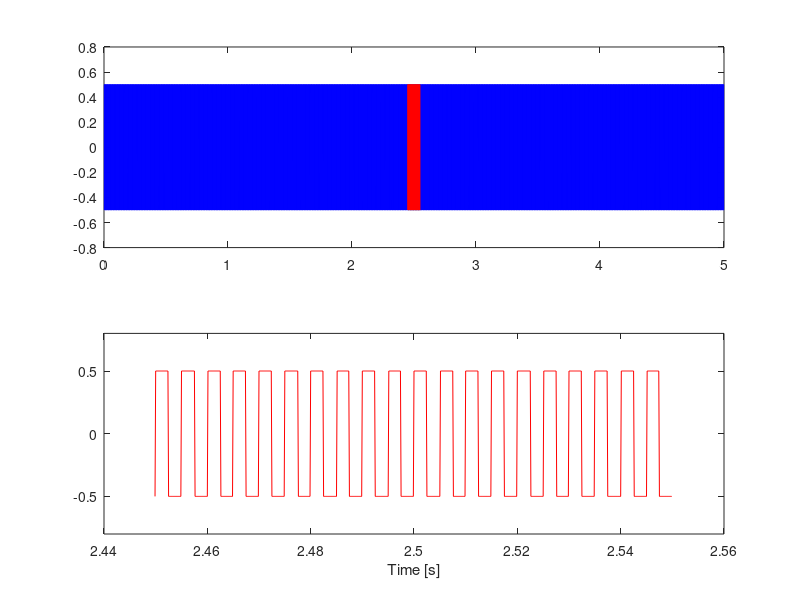

The MATLAB script that drew this image:
clear all
close all

f0 = 200;
Fs = 8000;
Tdur = 5.0;
T_win = 0.1;

dt = 1/Fs;
t = [0:dt:Tdur-dt];

x = sin(2*pi*f0*t);
x(x>=0) = 1/2;
x(x<0) = -1/2;
fname = ['rect_',num2str(f0),'Hz_',num2str(Tdur),'s.mp3']
sound(x,Fs);
audiowrite(fname, x, Fs);

nd = length(x);
itmid = round(nd/2);
iwinh = round(T_win*Fs/2);
subplot(2,1,1)
plot(t,x,'b-')
hold on
plot(t(itmid-iwinh:itmid+iwinh),x(itmid-iwinh:itmid+iwinh),'r-')
subplot(2,1,2)
plot(t(itmid-iwinh:itmid+iwinh),x(itmid-iwinh:itmid+iwinh),'r-')
ylim([-0.8 0.8])
xlabel('Time [s]')
fname = ['rect_',num2str(f0),'Hz_',num2str(Tdur),'s.png']
saveas(gcf, fname)
% end of file
